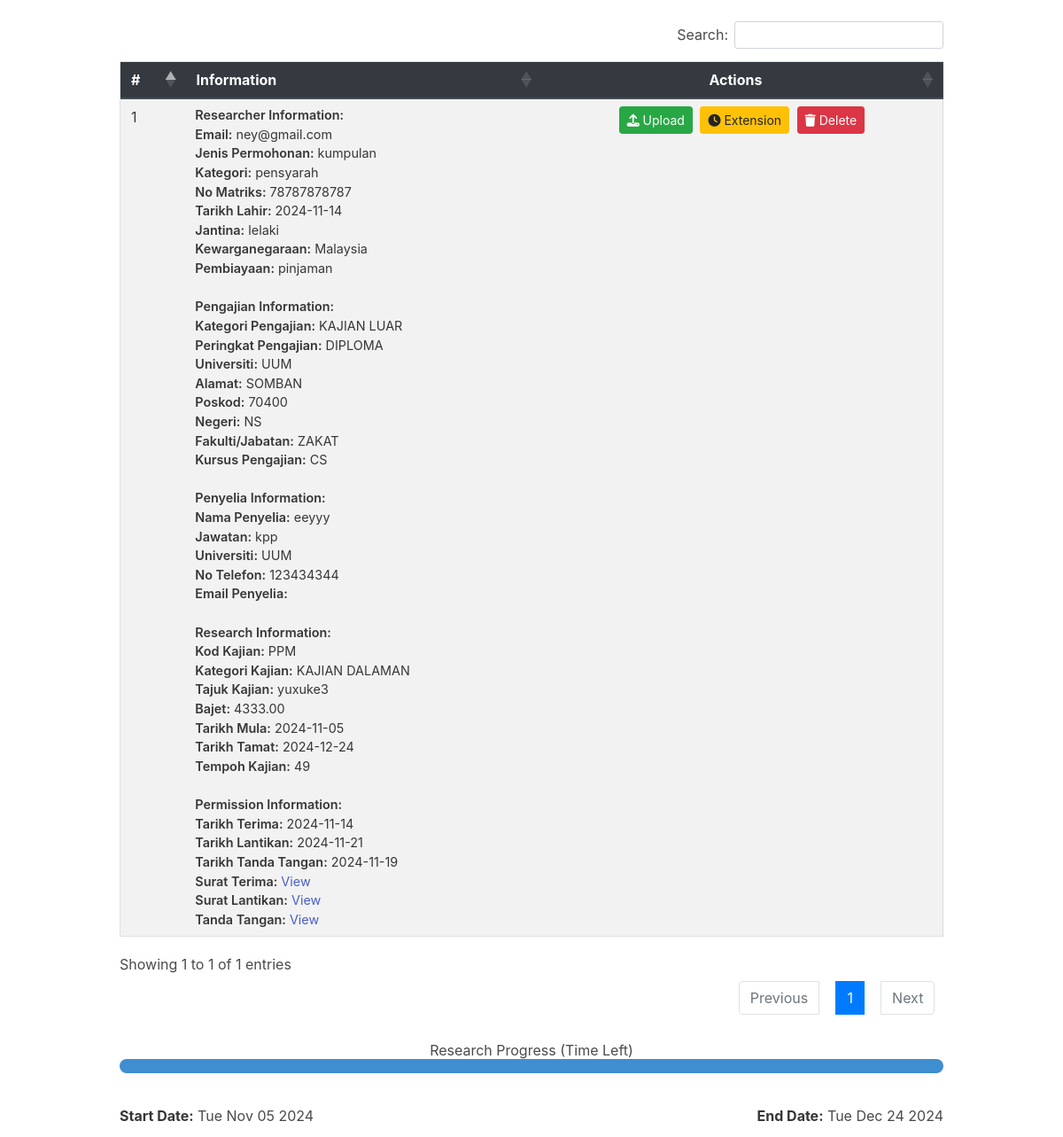
Page /senaraikajian.php (signed in) on the committed database.
### tables this page shows
CREATE TABLE `researcher` (
  `researcher_id` int(11) NOT NULL,
  `name` varchar(100) NOT NULL,
  `phone` varchar(15) DEFAULT NULL,
  `email` varchar(100) NOT NULL,
  `fakulti` varchar(100) DEFAULT NULL,
  `info` varchar(20) DEFAULT NULL,
  `institusi` varchar(30) DEFAULT NULL,
  `password` varchar(50) NOT NULL,
  `no_daftar` varchar(50) NOT NULL,
  `jenis_permohonan` varchar(20) DEFAULT NULL,
  `kategori` varchar(20) DEFAULT NULL,
  `no_matriks` varchar(20) DEFAULT NULL,
  `tarikh_lahir` date DEFAULT NULL,
  `jantina` varchar(10) DEFAULT NULL,
  `kewarganegaraan` varchar(50) DEFAULT NULL,
  `pembiayaan` varchar(20) DEFAULT NULL,
  `profile_picture` varchar(255) DEFAULT NULL
);

CREATE TABLE `pengajian` (
  `kategoripengajian` varchar(50) NOT NULL,
  `peringkatpengajian` varchar(50) NOT NULL,
  `universiti` varchar(50) NOT NULL,
  `alamat` varchar(50) NOT NULL,
  `poskod` int(50) NOT NULL,
  `negeri` varchar(50) NOT NULL,
  `jabatan` varchar(50) NOT NULL,
  `kursuspengajian` varchar(50) NOT NULL,
  `id` int(11) NOT NULL,
  `researcher_id` int(11) DEFAULT NULL
);

CREATE TABLE `penyelia` (
  `penyelia_id` int(11) NOT NULL,
  `namapenyelia` text NOT NULL,
  `jawatan` varchar(70) NOT NULL,
  `universiti` text NOT NULL,
  `nophone` int(15) NOT NULL,
  `researcher_id` int(11) NOT NULL,
  `emailpenyelia` text NOT NULL
);

CREATE TABLE `research` (
  `research_id` int(11) NOT NULL,
  `research_code` varchar(50) NOT NULL,
  `research_category` varchar(20) DEFAULT NULL,
  `research_title` varchar(100) NOT NULL,
  `budget` decimal(10,2) DEFAULT NULL,
  `status` varchar(20) DEFAULT NULL,
  `start_date` date DEFAULT NULL,
  `end_date` date DEFAULT NULL,
  `research_period` int(11) DEFAULT NULL,
  `balance_day` int(11) DEFAULT NULL,
  `researcher_id` int(11) DEFAULT NULL
);

CREATE TABLE `permission` (
  `permission_id` int(11) NOT NULL,
  `accept_letter` mediumblob NOT NULL,
  `accept_date` date DEFAULT NULL,
  `appoint_date` date DEFAULT NULL,
  `appoint_letter` mediumblob NOT NULL,
  `sign` mediumblob NOT NULL,
  `sign_date` date DEFAULT NULL,
  `researcher_id` int(11) NOT NULL
);

### senaraikajian.php (the view, shortened to what this page needs)
<?php
include 'config.php';
$researcher_id = $_SESSION['user_id'];
$data = [];
if ($researcher_id) {
    $query = "
        SELECT
            r.email, r.jenis_permohonan, r.kategori, r.no_matriks, r.tarikh_lahir, r.jantina,
            r.kewarganegaraan, r.pembiayaan,
            p.kategoripengajian, p.peringkatpengajian, p.universiti, p.alamat, p.poskod, p.negeri, p.jabatan, p.kursuspengajian,
            s.namapenyelia, s.jawatan, s.universiti AS penyelia_universiti, s.nophone, s.emailpenyelia AS penyelia_email,
            re.research_code, re.research_category, re.research_title, re.budget, re.status, re.start_date, re.end_date, re.research_period, re.balance_day,
            pm.accept_date, pm.appoint_date, pm.sign_date, pm.accept_letter, pm.appoint_letter, pm.sign
        FROM researcher r
        LEFT JOIN pengajian p ON r.researcher_id = p.researcher_id
        LEFT JOIN penyelia s ON r.researcher_id = s.researcher_id
        LEFT JOIN research re ON r.researcher_id = re.researcher_id
        LEFT JOIN permission pm ON r.researcher_id = pm.researcher_id
        WHERE r.researcher_id = ?
    ";
    $stmt = $conn->prepare($query);
    $stmt->bind_param("i", $researcher_id);
    $stmt->execute();
    $result = $stmt->get_result();
    while ($row = $result->fetch_assoc()) {
        $data[] = $row;
    }
}
?>
<!DOCTYPE html>
<html lang="en">
<head>
    <link href="https://cdn.jsdelivr.net/npm/bootstrap@4.5.2/dist/css/bootstrap.min.css" rel="stylesheet">
    <link href="https://cdn.datatables.net/1.10.21/css/dataTables.bootstrap4.min.css" rel="stylesheet">
    <link href="https://cdn.datatables.net/buttons/1.7.1/css/buttons.bootstrap4.min.css" rel="stylesheet">
    <link href="https://cdn.jsdelivr.net/npm/bulma@0.9.3/css/bulma.min.css" rel="stylesheet">
</head>
<body>
    <div class="container mt-5">
        <div class="table-responsive">
            <table id="researcherTable" class="table table-striped table-bordered table-hover">
                <thead class="thead-dark">
                    <tr>
                        <th>#</th>
                        <th>Information</th>
                        <th class="text-center">Actions</th>
                    </tr>
                </thead>
                <tbody>
                    <?php if (!empty($data)): ?>
                        <?php foreach ($data as $index => $row): ?>
                            <tr>
                                <td><?php echo $index + 1; ?></td>
                                <td class="info-cell">
                                    <strong>Researcher Information:</strong><br>
                                    <strong>Email:</strong> <?php echo htmlspecialchars($row['email']); ?><br>
                                    <strong>Jenis Permohonan:</strong> <?php echo htmlspecialchars($row['jenis_permohonan']); ?><br>
                                    <strong>Kategori:</strong> <?php echo htmlspecialchars($row['kategori']); ?><br>
                                    <strong>No Matriks:</strong> <?php echo htmlspecialchars($row['no_matriks']); ?><br>
                                    <strong>Tarikh Lahir:</strong> <?php echo htmlspecialchars($row['tarikh_lahir']); ?><br>
                                    <strong>Jantina:</strong> <?php echo htmlspecialchars($row['jantina']); ?><br>
                                    <strong>Kewarganegaraan:</strong> <?php echo htmlspecialchars($row['kewarganegaraan']); ?><br>
                                    <strong>Pembiayaan:</strong> <?php echo htmlspecialchars($row['pembiayaan']); ?><br><br>
                                    <strong>Pengajian Information:</strong><br>
                                    <strong>Kategori Pengajian:</strong> <?php echo htmlspecialchars($row['kategoripengajian']); ?><br>
                                    <strong>Peringkat Pengajian:</strong> <?php echo htmlspecialchars($row['peringkatpengajian']); ?><br>
                                    <strong>Universiti:</strong> <?php echo htmlspecialchars($row['universiti']); ?><br>
                                    <strong>Alamat:</strong> <?php echo htmlspecialchars($row['alamat']); ?><br>
                                    <strong>Poskod:</strong> <?php echo htmlspecialchars($row['poskod']); ?><br>
                                    <strong>Negeri:</strong> <?php echo htmlspecialchars($row['negeri']); ?><br>
                                    <strong>Fakulti/Jabatan:</strong> <?php echo htmlspecialchars($row['jabatan']); ?><br>
                                    <strong>Kursus Pengajian:</strong> <?php echo htmlspecialchars($row['kursuspengajian']); ?><br><br>
                                    <strong>Penyelia Information:</strong><br>
                                    <strong>Nama Penyelia:</strong> <?php echo htmlspecialchars($row['namapenyelia']); ?><br>
                                    <strong>Jawatan:</strong> <?php echo htmlspecialchars($row['jawatan']); ?><br>
                                    <strong>Universiti:</strong> <?php echo htmlspecialchars($row['penyelia_universiti']); ?><br>
                                    <strong>No Telefon:</strong> <?php echo htmlspecialchars($row['nophone']); ?><br>
                                    <strong>Email Penyelia:</strong> <?php echo htmlspecialchars($row['penyelia_email']); ?><br><br>
                                    <strong>Research Information:</strong><br>
                                    <strong>Kod Kajian:</strong> <?php echo htmlspecialchars($row['research_code']); ?><br>
                                    <strong>Kategori Kajian:</strong> <?php echo htmlspecialchars($row['research_category']); ?><br>
                                    <strong>Tajuk Kajian:</strong> <?php echo htmlspecialchars($row['research_title']); ?><br>
                                    <strong>Bajet:</strong> <?php echo htmlspecialchars($row['budget']); ?><br>
                                    <strong>Tarikh Mula:</strong> <?php echo htmlspecialchars($row['start_date']); ?><br>
                                    <strong>Tarikh Tamat:</strong> <?php echo htmlspecialchars($row['end_date']); ?><br>
                                    <strong>Tempoh Kajian:</strong> <?php echo htmlspecialchars($row['research_period']); ?><br><br>
                                    <strong>Permission Information:</strong><br>
                                    <strong>Tarikh Terima:</strong> <?php echo htmlspecialchars($row['accept_date']); ?><br>
                                    <strong>Tarikh Lantikan:</strong> <?php echo htmlspecialchars($row['appoint_date']); ?><br>
                                    <strong>Tarikh Tanda Tangan:</strong> <?php echo htmlspecialchars($row['sign_date']); ?><br>
                                    <strong>Surat Terima:</strong> <a href="<?php echo htmlspecialchars($row['accept_letter']); ?>" target="_blank">View</a><br>
                                    <strong>Surat Lantikan:</strong> <a href="<?php echo htmlspecialchars($row['appoint_letter']); ?>" target="_blank">View</a><br>
                                    <strong>Tanda Tangan:</strong> <a href="<?php echo htmlspecialchars($row['sign']); ?>" target="_blank">View</a>
                                </td>
                                <td class="text-center">
                                    <a href="result.php" class="btn btn-sm btn-success btn-action" title="Upload">
                                        <i class="fas fa-upload"></i> Upload
                                    </a>
                                    <a href="extension.php" class="btn btn-sm btn-warning btn-action" title="Extension">
                                        <i class="fas fa-clock"></i> Extension
                                    </a>
                                    <button class="btn btn-sm btn-danger btn-action" title="Delete">
                                        <i class="fas fa-trash"></i> Delete
                                    </button>
                                </td>
                            </tr>
                        <?php endforeach; ?>
                    <?php else: ?>
                        <tr>
                            <td colspan="3" class="text-center">No records found.</td>
                        </tr>
                    <?php endif; ?>
                </tbody>
            </table>
        </div>
        <div class="progress-section mt-5">
    <h4 class="text-center">Research Progress (Time Left)</h4>
    <progress id="progress-bar" class="progress is-info" value="0" max="100">0%</progress>
    <div class="columns mt-3">
        <div class="column is-half">
            <strong>Start Date:</strong> <span id="start-date"></span>
        </div>
        <div class="column is-half has-text-right">
            <strong>End Date:</strong> <span id="end-date"></span>
        </div>
    </div>
</div>
</body>
</html>

### senaraikajian.php (style rules this page uses)
.btn-action { margin: 0 2px; }
.info-cell { font-size: 0.9rem; line-height: 1.5; }
.info-cell strong { font-weight: 600; }

### rows in the picture
researcher: email "ney@gmail.com", jenis_permohonan "kumpulan", kategori "pensyarah", no_matriks "78787878787", tarikh_lahir "2024-11-14", jantina "lelaki", kewarganegaraan "Malaysia", pembiayaan "pinjaman", pengajian.kategoripengajian "KAJIAN LUAR", pengajian.peringkatpengajian "DIPLOMA", pengajian.universiti "UUM", pengajian.alamat "SOMBAN", pengajian.poskod "70400", pengajian.negeri "NS", pengajian.jabatan "ZAKAT", pengajian.kursuspengajian "CS", penyelia.namapenyelia "eeyyy", penyelia.jawatan "kpp", penyelia.universiti "UUM", penyelia.nophone "123434344", research.research_code "PPM", research.research_category "KAJIAN DALAMAN", research.research_title "yuxuke3", research.budget "4333.00", research.start_date "2024-11-05", research.end_date "2024-12-24", research.research_period "49", permission.accept_date "2024-11-14", permission.appoint_date "2024-11-21", permission.sign_date "2024-11-19"
